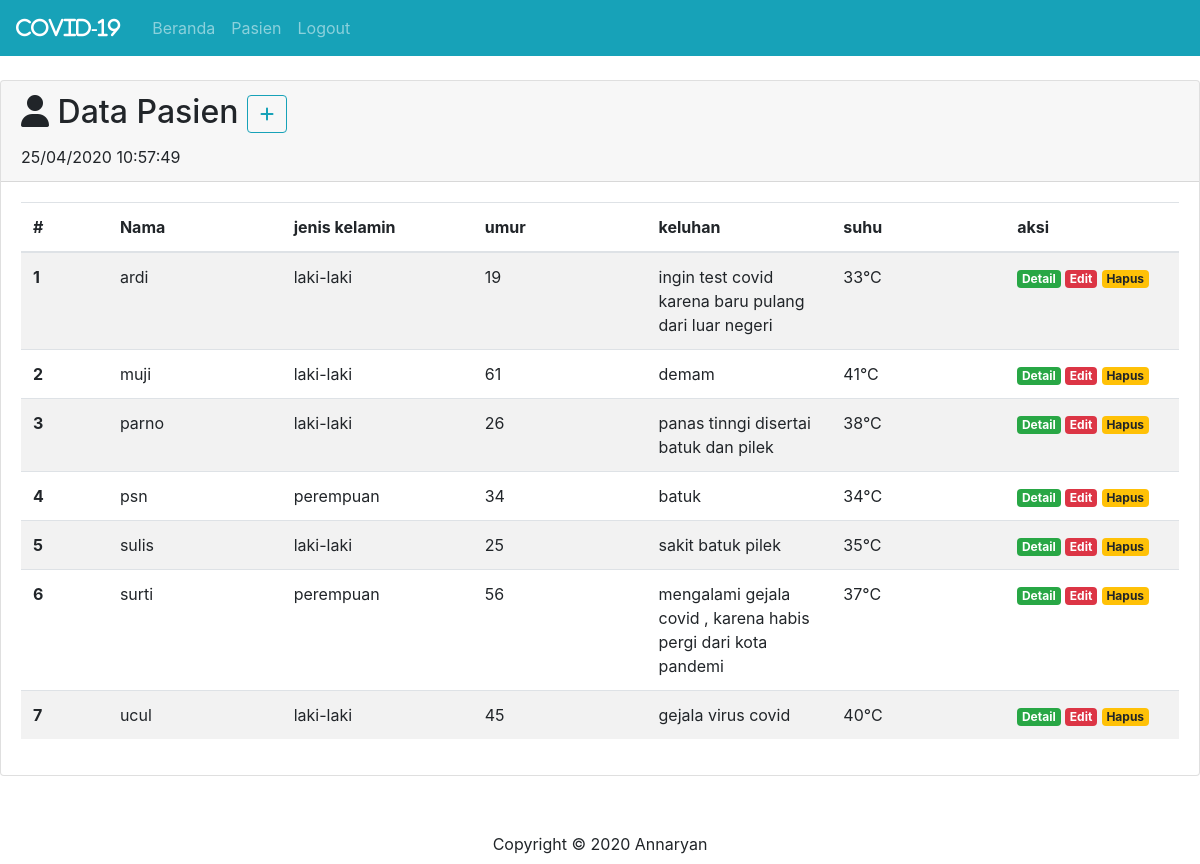
Screenshot of /pasien/index.php with the database file from the repository.
### tables this page shows
CREATE TABLE `pasien` (
  `id_pasien` int(3) NOT NULL,
  `nama` varchar(50) NOT NULL,
  `kelamin` varchar(20) NOT NULL,
  `umur` int(8) NOT NULL,
  `telp` int(13) NOT NULL,
  `alamat` varchar(20) NOT NULL,
  `keluhan` text NOT NULL,
  `suhu` int(3) NOT NULL,
  `id_level` int(3) DEFAULT NULL
);

### pasien/index.php (the view, shortened to what this page needs)
<?php
include '../koneksi.php';
$sql = "SELECT * FROM pasien ORDER BY nama";
$res=mysqli_query($kon, $sql);
$pasien=array();
while ($data=mysqli_fetch_assoc($res)) {
  $pasien[]=$data;
}
include '../aset/header.php';
?>
<div class="card">
  <div class="card-header">
    <h2 class="card-title"><i class="fas fa-user"></i> Data Pasien <a href="tambah.php"><button type="button" class="btn btn-outline-info"><i class="fas fa-plus"></i></button></a></h2>
<?php
$tgl=date("d/m/Y h:i:s");
echo $tgl;
?>
           </div>
  <div class="card-body">
    <table class="table table-striped">
  <thead>
  <thead>
    <tr>
      <th scope="col" width="50">#</th>
      <th scope="col" width="100">Nama</th>
      <th scope="col" width="100">jenis kelamin</th>
      <th scope="col" width="100">umur</th>
       <th scope="col" width="100">keluhan</th>
        <th scope="col" width="100">suhu</th>
        <th scope="col" width="100">aksi</th>
    </tr>
  </thead>
  <tbody>
  <?php
      $no = 1;
      foreach($pasien as $p) { ?>
        <tr>
          <th scope="row"><?= $no ?></th>
          <td><?= $p['nama'] ?></td>
            <td><?= $p['kelamin'] ?></td>
          <td><?= $p['umur'] ?></td>
          <td><?= $p['keluhan'] ?></td>
          <td><?= $p['suhu'] ?>°C</td>
          <td>
        <a href="detail.php?id_pasien=<?php echo $p['id_pasien'] ?>"; class="badge badge-success">Detail</a>
        <a href="edit.php?id_pasien=<?php echo $p['id_pasien'] ?>"; class="badge badge-danger">Edit</a>
        <a href="hapus.php?id_pasien=<?php echo $p['id_pasien'] ?>"; class="badge badge-warning">Hapus</a>
          </td>
        </tr>
    <?php
  $no++;
}
    ?>
    </tbody>
</table>
  </div>
</div>
<?php
include '../aset/footer.php';
?>

### aset/header.php (shortened to what this page needs)
<!DOCTYPE html>
<html lang="en">
<head>
<link rel="stylesheet" a href="http://localhost/covid/aset/bootstrap/css/bootstrap.min.css">
<link rel="stylesheet" a href="http://localhost/covid/aset/fontawesome/css/all.min.css">
</head>
<body>
<center>
<nav class="navbar navbar-expand-lg navbar-dark bg-info">
  <a class="navbar-brand" href="http://localhost/covid/petugas/detail.php"><i class="fas text-white mr-2">  COVID-19 </i></a>
  <div class="collapse navbar-collapse" id="navbarNavAltMarkup">
    <div class="navbar-nav">
      <a class="nav-item nav-link " href="http://localhost/covid/beranda.php">Beranda</a>
      <a class="nav-item nav-link " href="http://localhost/covid/pasien/index.php">Pasien</a>
        <a class="nav-item nav-link " href="http://localhost/covid/login/logout.php">Logout</a>
    </div>
  </div>
</nav>
 </center>
</body>
</html>

### aset/footer.php (shortened to what this page needs)
<!DOCTYPE html>
<html>
<head>
</head>
<body>
<br>
<br>
<div class="credit text-center p-2">Copyright © 2020 <span class="text-black">Annaryan</span></div>
</body>
</html>

### rows the page displays
pasien: nama "ardi", kelamin "laki-laki", umur "19", keluhan "ingin test covid karena baru pulang dari luar negeri", suhu "33"
pasien: nama "muji", kelamin "laki-laki", umur "61", keluhan "demam", suhu "41"
pasien: nama "parno", kelamin "laki-laki", umur "26", keluhan "panas tinngi disertai batuk dan pilek", suhu "38"
pasien: nama "psn", kelamin "perempuan", umur "34", keluhan "batuk", suhu "34"
pasien: nama "sulis", kelamin "laki-laki", umur "25", keluhan "sakit batuk pilek", suhu "35"
pasien: nama "surti", kelamin "perempuan", umur "56", keluhan "mengalami gejala covid , karena habis pergi dari kota pandemi", suhu "37"
pasien: nama "ucul", kelamin "laki-laki", umur "45", keluhan "gejala virus covid", suhu "40"
